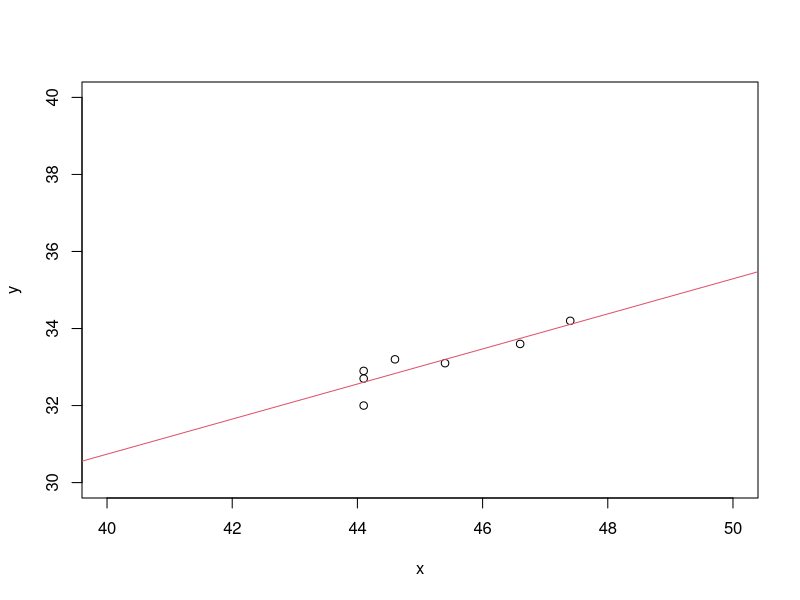

Write R code to recreate this figure.
y <- c(34.2,33.6,33.1,32.7,33.2,32.9,32.0)
x <- c(47.4,46.6,45.4,44.1,44.6,44.1,44.1)

reg1 <- lm(y~x)
result <- summary(reg1)

(result)

plot(x,y,xlim=c(40,50),ylim=c(30,40))
abline(reg1,col=2)
